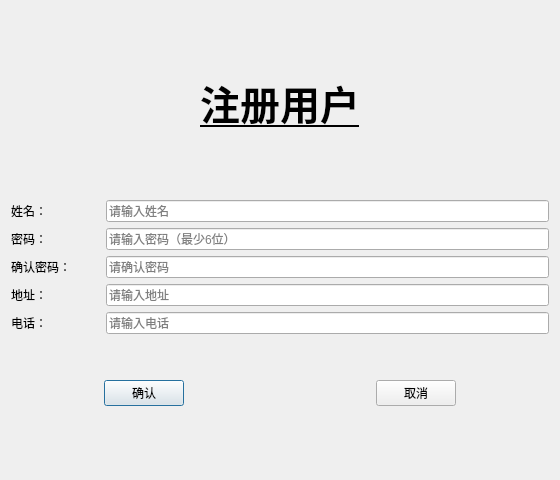
<?xml version="1.0" encoding="UTF-8"?>
<ui version="4.0">
 <class>adduser</class>
 <widget class="QDialog" name="adduser">
  <property name="geometry">
   <rect>
    <x>0</x>
    <y>0</y>
    <width>560</width>
    <height>480</height>
   </rect>
  </property>
  <property name="windowTitle">
   <string>注册用户</string>
  </property>
  <property name="styleSheet">
   <string notr="true"/>
  </property>
  <layout class="QVBoxLayout" name="verticalLayout_2">
   <item>
    <widget class="QLabel" name="label">
     <property name="sizePolicy">
      <sizepolicy hsizetype="Preferred" vsizetype="Fixed">
       <horstretch>0</horstretch>
       <verstretch>0</verstretch>
      </sizepolicy>
     </property>
     <property name="font">
      <font>
       <pointsize>30</pointsize>
       <weight>75</weight>
       <bold>true</bold>
       <underline>true</underline>
      </font>
     </property>
     <property name="text">
      <string>注册用户</string>
     </property>
     <property name="alignment">
      <set>Qt::AlignCenter</set>
     </property>
    </widget>
   </item>
   <item>
    <layout class="QVBoxLayout" name="verticalLayout" stretch="0,0,0,0,0,0,0">
     <item>
      <layout class="QHBoxLayout" name="horizontalLayout" stretch="1,5">
       <item>
        <widget class="QLabel" name="label_2">
         <property name="text">
          <string>姓名：</string>
         </property>
        </widget>
       </item>
       <item>
        <widget class="QLineEdit" name="le_name">
         <property name="placeholderText">
          <string>请输入姓名</string>
         </property>
         <property name="clearButtonEnabled">
          <bool>true</bool>
         </property>
        </widget>
       </item>
      </layout>
     </item>
     <item>
      <layout class="QHBoxLayout" name="horizontalLayout_2" stretch="1,5">
       <item>
        <widget class="QLabel" name="label_3">
         <property name="text">
          <string>密码：</string>
         </property>
        </widget>
       </item>
       <item>
        <widget class="QLineEdit" name="le_password">
         <property name="echoMode">
          <enum>QLineEdit::Password</enum>
         </property>
         <property name="placeholderText">
          <string>请输入密码（最少6位）</string>
         </property>
         <property name="clearButtonEnabled">
          <bool>true</bool>
         </property>
        </widget>
       </item>
      </layout>
     </item>
     <item>
      <layout class="QHBoxLayout" name="horizontalLayout_6" stretch="1,5">
       <item>
        <widget class="QLabel" name="label_4">
         <property name="text">
          <string>确认密码：</string>
         </property>
        </widget>
       </item>
       <item>
        <widget class="QLineEdit" name="le_password_2">
         <property name="echoMode">
          <enum>QLineEdit::Password</enum>
         </property>
         <property name="placeholderText">
          <string>请确认密码</string>
         </property>
         <property name="clearButtonEnabled">
          <bool>true</bool>
         </property>
        </widget>
       </item>
      </layout>
     </item>
     <item>
      <layout class="QHBoxLayout" name="horizontalLayout_3" stretch="1,5">
       <item>
        <widget class="QLabel" name="label_5">
         <property name="text">
          <string>地址：</string>
         </property>
        </widget>
       </item>
       <item>
        <widget class="QLineEdit" name="le_address">
         <property name="placeholderText">
          <string>请输入地址</string>
         </property>
         <property name="clearButtonEnabled">
          <bool>true</bool>
         </property>
        </widget>
       </item>
      </layout>
     </item>
     <item>
      <layout class="QHBoxLayout" name="horizontalLayout_4" stretch="1,5">
       <item>
        <widget class="QLabel" name="label_6">
         <property name="text">
          <string>电话：</string>
         </property>
        </widget>
       </item>
       <item>
        <widget class="QLineEdit" name="le_pnum">
         <property name="placeholderText">
          <string>请输入电话</string>
         </property>
         <property name="clearButtonEnabled">
          <bool>true</bool>
         </property>
        </widget>
       </item>
      </layout>
     </item>
     <item>
      <spacer name="verticalSpacer">
       <property name="orientation">
        <enum>Qt::Vertical</enum>
       </property>
       <property name="sizeType">
        <enum>QSizePolicy::Fixed</enum>
       </property>
       <property name="sizeHint" stdset="0">
        <size>
         <width>20</width>
         <height>40</height>
        </size>
       </property>
      </spacer>
     </item>
     <item>
      <layout class="QHBoxLayout" name="horizontalLayout_5" stretch="2,1,4,1,2">
       <item>
        <spacer name="horizontalSpacer_2">
         <property name="orientation">
          <enum>Qt::Horizontal</enum>
         </property>
         <property name="sizeHint" stdset="0">
          <size>
           <width>40</width>
           <height>20</height>
          </size>
         </property>
        </spacer>
       </item>
       <item>
        <widget class="QPushButton" name="btn_ok">
         <property name="text">
          <string>确认</string>
         </property>
        </widget>
       </item>
       <item>
        <spacer name="horizontalSpacer">
         <property name="orientation">
          <enum>Qt::Horizontal</enum>
         </property>
         <property name="sizeHint" stdset="0">
          <size>
           <width>40</width>
           <height>20</height>
          </size>
         </property>
        </spacer>
       </item>
       <item>
        <widget class="QPushButton" name="btn_cancel">
         <property name="text">
          <string>取消</string>
         </property>
        </widget>
       </item>
       <item>
        <spacer name="horizontalSpacer_3">
         <property name="orientation">
          <enum>Qt::Horizontal</enum>
         </property>
         <property name="sizeHint" stdset="0">
          <size>
           <width>40</width>
           <height>20</height>
          </size>
         </property>
        </spacer>
       </item>
      </layout>
     </item>
    </layout>
   </item>
  </layout>
 </widget>
 <layoutdefault spacing="6" margin="11"/>
 <resources/>
 <connections/>
</ui>
